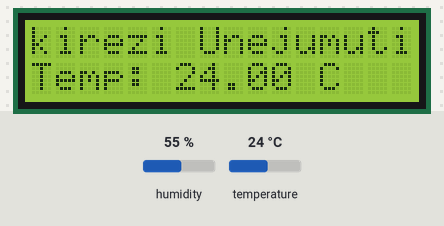
Bench run of a sketch on a simulated Arduino Uno, built with avr-gcc and run on an emulated ATmega328P. Parts: 16×2 character LCD. The inputs (shaded band) are chosen by the test bench; at power-on: temperature 24 °C, humidity 55 %. What the sketch prints to the serial monitor is not drawn.

Above: at 1.2 s.
1.3 s: temperature set to 12 °C
At 3.9 s:
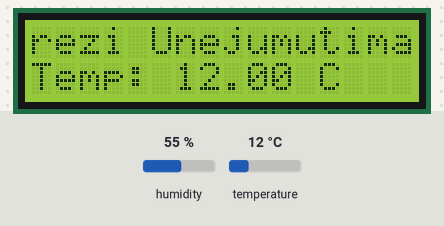
7.4 s: temperature set to 19 °C
At 9.0 s:
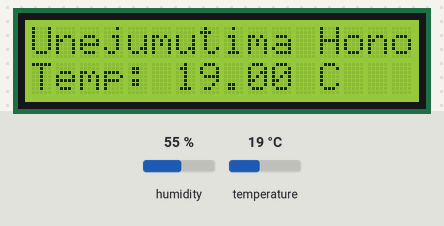
13.0 s: temperature set to 28 °C
At 15.5 s:
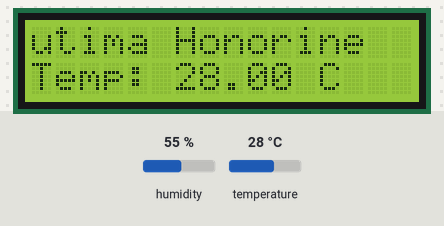
Timing chart, 0 to 17.0 s (numbered marks = the images above; inputs shaded):
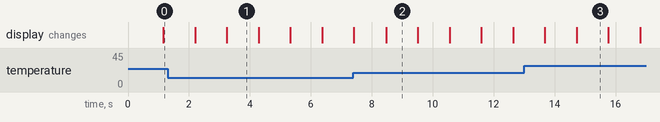

Measured:
- what the display in image 1 shows lasts 1.1 s, from 3.2 s to 4.3 s
- what the display in image 2 shows lasts 1.0 s, from 8.5 s to 9.5 s

The sketch:

temperature_lcd.ino
```cpp
#include <Wire.h>
#include <LiquidCrystal_I2C.h>
#include <DHT.h>

// -------- DHT setup --------
#define DHTPIN 2
#define DHTTYPE DHT11
#define DHTPOWER 3   // 🔥 NEW: Digital pin used as 5V supply

DHT dht(DHTPIN, DHTTYPE);

LiquidCrystal_I2C lcd(0x27, 16, 2);

String nameText = "Ikirezi Unejumutima Honorine";

void setup() {
  Serial.begin(9600);

  // 🔥 NEW: turn pin 3 into "5V power source"
  pinMode(DHTPOWER, OUTPUT);
  digitalWrite(DHTPOWER, HIGH);

  dht.begin();
  lcd.init();
  lcd.backlight();
}

void loop() {
  float temp = dht.readTemperature();

  // Check sensor
  if (isnan(temp)) {
    lcd.setCursor(0, 1);
    lcd.print("Sensor Error   ");
    return;
  }

  // -------- LCD Row 1 (Scrolling Name) --------
  static int pos = 0;

  String displayName = nameText + "   ";
  if (displayName.length() <= 16) {
    lcd.setCursor(0, 0);
    lcd.print(displayName);
  } else {
    lcd.setCursor(0, 0);
    lcd.print(displayName.substring(pos, pos + 16));

    pos++;
    if (pos > displayName.length() - 16) pos = 0;
  }

  // -------- LCD Row 2 (Temperature) --------
  lcd.setCursor(0, 1);
  lcd.print("Temp: ");
  lcd.print(temp);
  lcd.print(" C   ");

  // -------- Serial Output --------
  Serial.print("Temperature: ");
  Serial.print(temp);
  Serial.println(" C");

  delay(1000);
}
```
